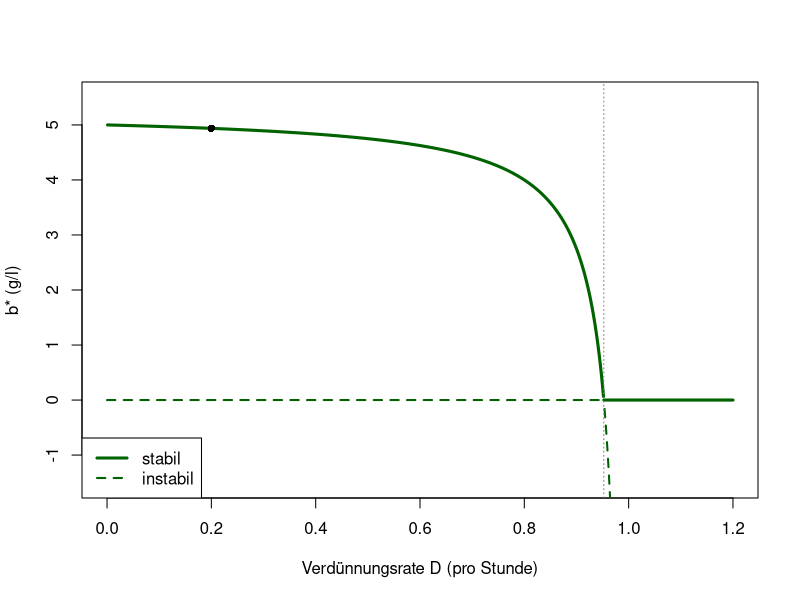

Reproduce this figure in R.
# Abb. 4.21: Auswaschen im Bioreaktor (Buch, Abschnitt 4.4, Gl. 4.17)
# stationäre Biomasse b* = (n_in - D k50/(kmax - D))/nu in Abhängigkeit von D; oberhalb von D_c = K(n_in) wird die Biomasse ausgewaschen
# (c) 2026 Philipp Kügler · Programm zum Buch „Dynamische Systeme in den Lebenswissenschaften“ · MIT-Lizenz (siehe LICENSE)
D <- 0.2; nin <- 10; nu <- 2; kmax <- 1; k50 <- 0.5    # D in 1/h, Konzentrationen in g/l
K <- function(n) kmax * n / (k50 + n)                  # Wachstumsrate nach Monod

Dc <- K(nin)
bst <- function(D) (nin - D * k50 / (kmax - D)) / nu
gruen <- rgb(0, 0.39, 0)
Dg <- seq(0.001, 1.2, length.out = 600)
D1 <- Dg[Dg <= Dc]; D2 <- Dg[Dg >= Dc & Dg <= 0.985]
plot(D1, bst(D1), type = "l", col = gruen, lwd = 3, xlim = c(0, 1.2), ylim = c(-1.5, 5.5), xlab = "Verdünnungsrate D (pro Stunde)", ylab = "b* (g/l)")
lines(D2, bst(D2), lty = 2, col = gruen, lwd = 2)
lines(c(0, Dc), c(0, 0), lty = 2, col = gruen, lwd = 2); lines(c(Dc, 1.2), c(0, 0), col = gruen, lwd = 3)
abline(v = Dc, lty = 3, col = "grey50"); points(D, bst(D), pch = 16)
cat(sprintf("D_c = K(n_in) = %.4f pro Stunde\n", Dc))
for (DD in c(0.2, 0.5, 0.9)) cat(sprintf("D = %g: b* = %.4f g/l,  Ertrag D b* = %.4f g/(l h)\n", DD, bst(DD), DD * bst(DD)))
legend("bottomleft", legend = c("stabil", "instabil"), col = gruen, lty = 1:2, lwd = c(3, 2))
